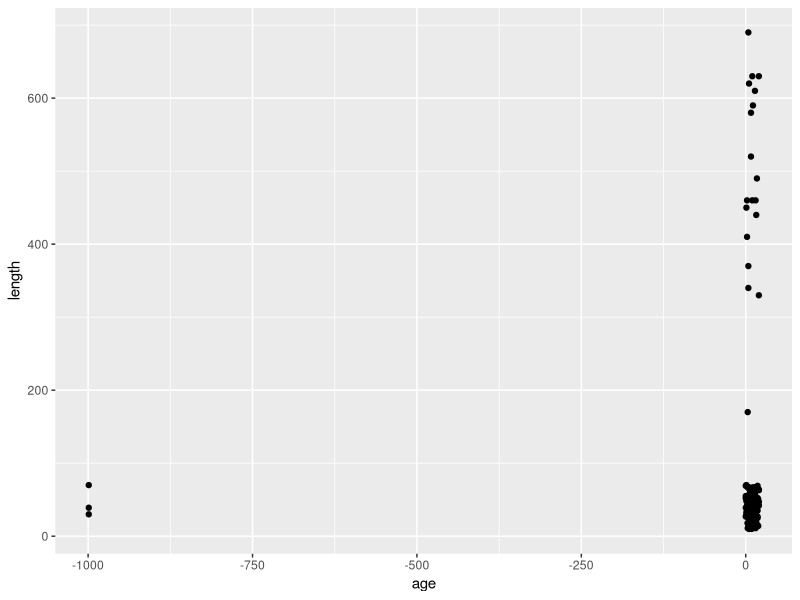
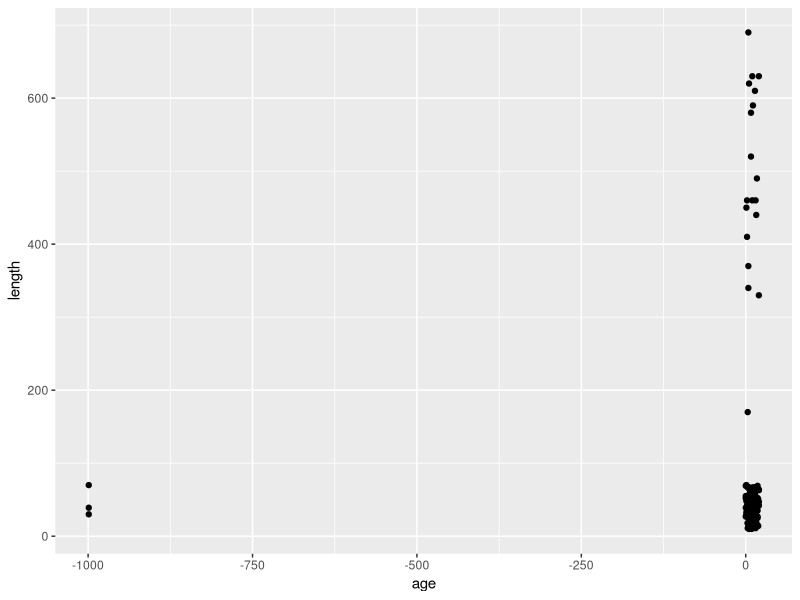
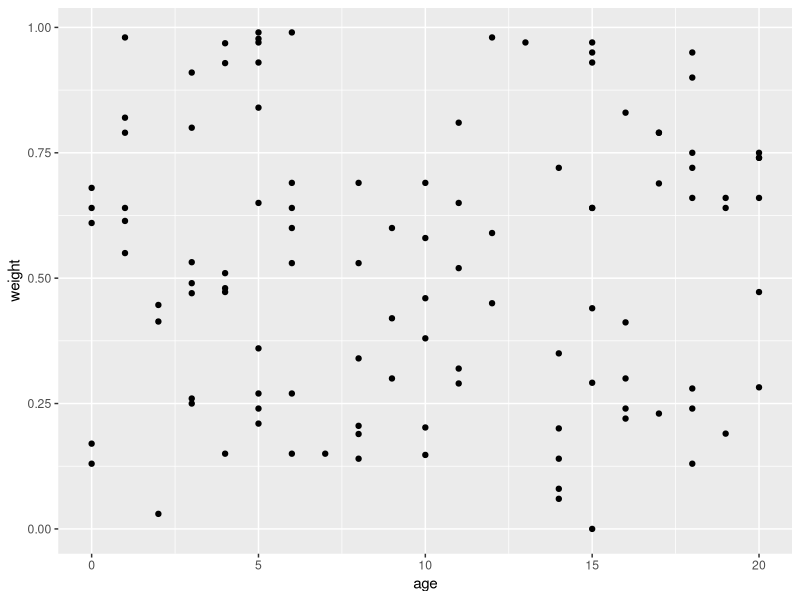

Reproduce these figures in R, in order. (Note: this script raises an error after producing the figures.)
# learning dplyr
# walkthrough of how to clean up data using dplyr
# ben-williams
# ben.williams@alaska.gov
# 2019-03-01

# load ----
library(tidyverse)
library(lubridate)

# data ----
df <- read_csv('data/practice_data_1.csv') 

glimpse(df)
View(df)

# explore data ----
unique(df$Year)
unique(df$SPECIES)

df %>% 
  rename_all(tolower) %>% 
  filter(!is.na(date)) %>% 
  rename(catch = `catch number`,
         length = `length (mm)`,
         weight = `weight (lbs)`,
         age_code = `age code`) %>% 
  mutate(date = mdy(date),
         # year = as.numeric(str_replace(year, "[[*]]", ""))) 
         year = year(date),
         month = month(date),
         julian = yday(date)) -> df1

# eda ----

df1 %>% glimpse()
  
ggplot(df1, aes(age, length)) +
  geom_point()
  
ggplot(dat = df1, aes(x = age, y = length)) +
  geom_point()

df1 %>% 
  mutate(length = ifelse(length>100, length / 10, length),
         weight = ifelse(weight>100, weight / 1000, weight),
         age = ifelse(age<0, NA, age)) -> df1 

df1 %>% 
  ggplot(aes(age, weight)) +
  geom_point()

mean(df1$age, na.rm = TRUE)

df1 %>% 
  group_by(year) %>% 
  summarise(mean_age = mean(age, na.rm = T),
            mean_length = mean(length),
            mean_weight = mean(weight)) -> means 

write.csv(means, 'output/means.csv')
  


means %>% 
  ggplot(aes(year, mean_age)) +
  geom_point() +
  geom_line() +
  stat_smooth(method = 'lm', color = 'red', alpha = .1, fill = 'red') + 
  theme_bw() +
  stat_smooth(aes(y = mean_length), method = 'lm', color = 'blue', alpha = .1, fill = 4)

means %>% 
  gather(measure, value, -year) %>% 
  ggplot(aes(year, value, group = measure, color = measure, fill = measure)) +
  geom_point() +
  # geom_line() +
  stat_smooth(method = 'glm', alpha = .3) + 
  theme_classic() +
  xlab('\nYear') +
  ylab('Measure \n') +
  ggtitle('This is a title \n and a subtitle')



  


  